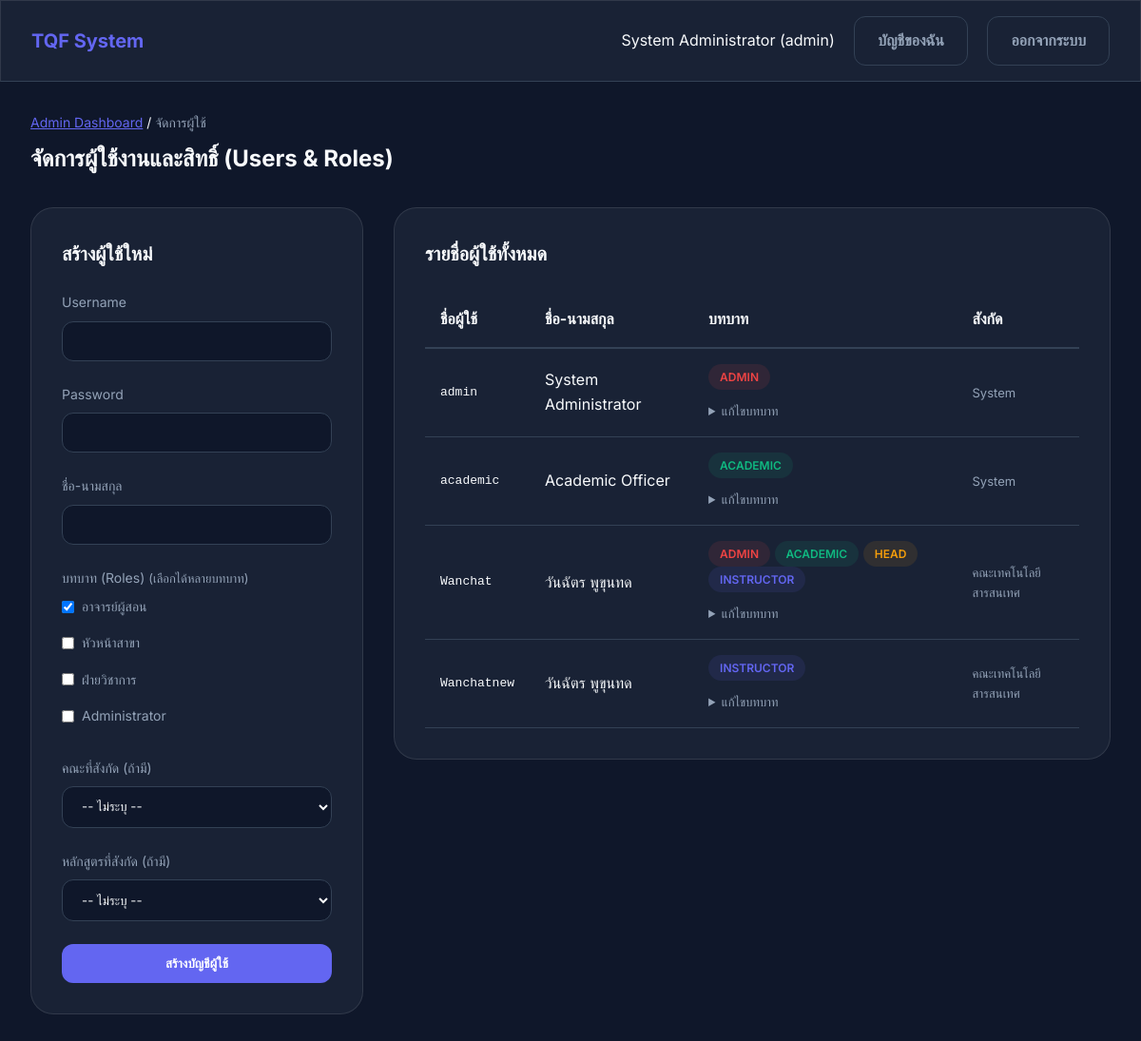
The app's page /admin/users (signed in) with its own data.
### models.py (models this page shows, shortened)
class User(UserMixin, db.Model):
    id = db.Column(db.Integer, primary_key=True)
    username = db.Column(db.String(64), unique=True, nullable=False)
    password_hash = db.Column(db.String(256), nullable=False)
    role = db.Column(db.String(20), nullable=False)  # instructor, head, academic, admin
    full_name = db.Column(db.String(128), nullable=False)
    faculty_id = db.Column(db.Integer, db.ForeignKey('faculty.id'))
    program_id = db.Column(db.Integer, db.ForeignKey('program.id'))
    sections = db.relationship('Section', backref='instructor', lazy=True)
    user_roles = db.relationship('UserRole', backref='user', lazy=True, cascade='all, delete-orphan')
    def role_names(self):
        roles = set()
        if self.role:
            roles.add(self.role)
        for r in self.user_roles or []:
            if r.role:
                roles.add(r.role)
        order = {'admin': 0, 'academic': 1, 'head': 2, 'instructor': 3}
        return sorted(roles, key=lambda x: order.get(x, 99))
    def has_role(self, role_name: str) -> bool:
        return role_name in set(self.role_names())
    def has_any_role(self, role_names) -> bool:
        user_roles = set(self.role_names())
        return any(r in user_roles for r in role_names)

class UserRole(db.Model):
    id = db.Column(db.Integer, primary_key=True)
    user_id = db.Column(db.Integer, db.ForeignKey('user.id'), nullable=False)
    role = db.Column(db.String(20), nullable=False)
    __table_args__ = (
        db.UniqueConstraint('user_id', 'role', name='uq_user_role'),
    )

class Faculty(db.Model):
    id = db.Column(db.Integer, primary_key=True)
    name = db.Column(db.String(128), unique=True, nullable=False)
    programs = db.relationship('Program', backref='faculty', lazy=True)
    users = db.relationship('User', backref='faculty', lazy=True)

### app.py (the view, shortened to what this page needs)
@app.route('/admin/users', methods=['GET', 'POST'])
@login_required
@roles_required('admin')
def manage_users():
    from werkzeug.security import generate_password_hash
    users = User.query.all()
    faculties = Faculty.query.all()
    programs = Program.query.all()
    return render_template('admin/users.html', users=users, faculties=faculties, programs=programs)

### app.py (called while the page is built, shortened)
def get_active_role():
    if not current_user.is_authenticated:
        return None
    available = current_user.role_names()
    chosen = session.get('active_role')
    if chosen in available:
        return chosen

def _ensure_schema_created():
    if app.config.get('_SCHEMA_READY'):
        return

@app.before_request
def _auto_create_schema_once():
    _ensure_schema_created()

def roles_required(*roles):
    def decorator(f):
        @wraps(f)
        def decorated_function(*args, **kwargs):
            if not current_user.is_authenticated or not current_user.has_any_role(roles):
                flash('คุณไม่มีสิทธิ์เข้าถึงหน้านี้', 'danger')
                return redirect(url_for('dashboard'))
            return f(*args, **kwargs)
        return decorated_function
    return decorator

@app.context_processor
def _inject_roles_context():
    if not current_user.is_authenticated:
        return {}
    return {
        'active_role': get_active_role(),
        'available_roles': current_user.role_names(),
    }

@login_manager.user_loader
def load_user(user_id):
    return User.query.get(int(user_id))

### templates/admin/users.html (shortened to what this page needs)
{% extends "base.html" %}
{% block content %}
<div style="display: flex; justify-content: space-between; align-items: center; margin-bottom: 2rem;">
    <div>
        <nav style="font-size: 0.875rem; margin-bottom: 0.5rem;">
            <a href="{{ url_for('admin_dashboard') }}" style="color: var(--primary-color);">Admin Dashboard</a> /
            <span style="color: var(--text-muted);">จัดการผู้ใช้</span>
        </nav>
        <h2>จัดการผู้ใช้งานและสิทธิ์ (Users & Roles)</h2>
    </div>
</div>
<div style="display: grid; grid-template-columns: 350px 1fr; gap: 2rem; align-items: start;">
    <div class="glass" style="padding: 2rem; border-radius: 1.5rem;">
        <h3 style="margin-bottom: 1.5rem; font-size: 1.25rem;">สร้างผู้ใช้ใหม่</h3>
        <form method="POST">
            <div class="form-group">
                <label>Username</label>
                <input type="text" name="username" class="form-control" required>
            </div>
            <div class="form-group">
                <label>Password</label>
                <input type="password" name="password" class="form-control" required>
            </div>
            <div class="form-group">
                <label>ชื่อ-นามสกุล</label>
                <input type="text" name="full_name" class="form-control" required>
            </div>
            <div class="form-group">
                <label>บทบาท (Roles) <span style="color: var(--text-muted); font-size: 0.8125rem;">(เลือกได้หลายบทบาท)</span></label>
                <div style="display: grid; gap: 0.5rem; margin-top: 0.5rem;">
                    <label style="display:flex; align-items:center; gap:0.5rem;">
                        <input type="checkbox" name="roles" value="instructor" checked>
                        อาจารย์ผู้สอน
                    </label>
                    <label style="display:flex; align-items:center; gap:0.5rem;">
                        <input type="checkbox" name="roles" value="head">
                        หัวหน้าสาขา
                    </label>
                    <label style="display:flex; align-items:center; gap:0.5rem;">
                        <input type="checkbox" name="roles" value="academic">
                        ฝ่ายวิชาการ
                    </label>
                    <label style="display:flex; align-items:center; gap:0.5rem;">
                        <input type="checkbox" name="roles" value="admin">
                        Administrator
                    </label>
                </div>
            </div>
            <div class="form-group">
                <label>คณะที่สังกัด (ถ้ามี)</label>
                <select name="faculty_id" class="form-control">
                    <option value="">-- ไม่ระบุ --</option>
                </select>
            </div>
            <div class="form-group">
                <label>หลักสูตรที่สังกัด (ถ้ามี)</label>
                <select name="program_id" class="form-control">
                    <option value="">-- ไม่ระบุ --</option>
                </select>
            </div>
            <button type="submit" class="btn btn-primary" style="width: 100%;">สร้างบัญชีผู้ใช้</button>
        </form>
    </div>
    <div class="glass" style="padding: 2rem; border-radius: 1.5rem;">
        <h3 style="margin-bottom: 1.5rem; font-size: 1.25rem;">รายชื่อผู้ใช้ทั้งหมด</h3>
        <div style="overflow-x: auto;">
            <table style="width: 100%; border-collapse: collapse;">
                <thead>
                    <tr style="text-align: left; border-bottom: 2px solid var(--border-color);">
                        <th style="padding: 1rem;">ชื่อผู้ใช้</th>
                        <th style="padding: 1rem;">ชื่อ-นามสกุล</th>
                        <th style="padding: 1rem;">บทบาท</th>
                        <th style="padding: 1rem;">สังกัด</th>
                    </tr>
                </thead>
                <tbody>
                    {% for user in users %}
                    <tr style="border-bottom: 1px solid var(--border-color);">
                        <td style="padding: 1rem; font-family: monospace;">{{ user.username }}</td>
                        <td style="padding: 1rem;">{{ user.full_name }}</td>
                        <td style="padding: 1rem;">
                            {% for r in user.role_names() %}
                            <span class="status-badge" style="
                                {% if r == 'admin' %}background: rgba(239, 68, 68, 0.1); color: var(--accent-danger);
                                {% elif r == 'head' %}background: rgba(245, 158, 11, 0.1); color: #f59e0b;
                                {% elif r == 'academic' %}background: rgba(16, 185, 129, 0.1); color: var(--accent-success);
                                {% else %}background: rgba(99, 102, 241, 0.1); color: var(--primary-color);{% endif %}
                            ">{{ r|upper }}</span>
                            {% endfor %}
                            <details style="margin-top: 0.75rem;">
                                <summary style="cursor: pointer; color: var(--text-muted); font-size: 0.8125rem;">แก้ไขบทบาท</summary>
                            </details>
                        </td>
                        <td style="padding: 1rem; font-size: 0.8125rem; color: var(--text-muted);">
                            {{ user.program.name if user.program else user.faculty.name if user.faculty else 'System' }}
                        </td>
                    </tr>
                    {% endfor %}
                </tbody>
            </table>
        </div>
    </div>
</div>
{% endblock %}

### templates/base.html (shortened to what this page needs)
<!DOCTYPE html>
<html lang="th">
<head>
    <link rel="stylesheet" href="{{ url_for('static', filename='css/style.css') }}">
</head>
<body>
    {% if current_user.is_authenticated %}
    <nav class="navbar glass">
        <div class="nav-brand">TQF System</div>
        <div class="nav-user">
            <span>{{ current_user.full_name }} ({{ active_role or current_user.role }})</span>
            <a href="{{ url_for('account') }}" class="btn btn-secondary" style="margin-left: 1rem; color: var(--text-muted);">บัญชีของฉัน</a>
            <a href="{{ url_for('logout') }}" class="btn btn-secondary" style="margin-left: 1rem; color: var(--text-muted);">ออกจากระบบ</a>
        </div>
    </nav>
    {% endif %}
    <div class="container">
        {% block content %}{% endblock %}
    </div>
</body>
</html>

### static/css/style.css (style rules this page uses)
:root { --primary-color: #6366f1; --primary-hover: #4f46e5; --bg-dark: #0f172a; --bg-card: #1e293b; --text-main: #f8fafc; --text-muted: #94a3b8; --border-color: #334155; --accent-success: #10b981; --accent-warning: #f59e0b; --accent-danger: #ef4444; }
* { margin: 0; padding: 0; box-sizing: border-box; font-family: 'Inter', 'Sarabun', sans-serif; }
body { background-color: var(--bg-dark); color: var(--text-main); line-height: 1.6; }
.glass { background: rgba(30, 41, 59, 0.7); backdrop-filter: blur(12px); border: 1px solid rgba(255, 255, 255, 0.1); }
.container { max-width: 1200px; margin: 0 auto; padding: 2rem; }
.form-group { margin-bottom: 1.5rem; }
.form-group label { display: block; margin-bottom: 0.5rem; color: var(--text-muted); font-size: 0.875rem; }
.form-control { width: 100%; padding: 0.75rem 1rem; background-color: #0f172a; border: 1px solid var(--border-color); border-radius: 0.75rem; color: var(--text-main); transition: all 0.3s ease; }
.btn { display: inline-block; padding: 0.75rem 1.5rem; border-radius: 0.75rem; font-weight: 600; text-align: center; cursor: pointer; transition: all 0.3s ease; border: none; text-decoration: none; }
.btn-primary { background-color: var(--primary-color); color: white; width: 100%; }
.navbar { display: flex; justify-content: space-between; align-items: center; padding: 1rem 2rem; border-bottom: 1px solid var(--border-color); }
.nav-brand { font-size: 1.25rem; font-weight: 700; color: var(--primary-color); }
.status-badge { display: inline-block; padding: 0.25rem 0.75rem; border-radius: 9999px; font-size: 0.75rem; font-weight: 600; text-transform: uppercase; }
.btn-secondary { background: transparent; color: var(--text-muted); border: 1px solid var(--border-color); }

### records on screen
User: full_name "System Administrator", username "admin", role "ADMIN", program "System"
User: username "academic", full_name "Academic Officer", role "ACADEMIC", program "System"
User: username "Wanchat", full_name "วันฉัตร พูขุนทด", role "ADMIN", program "คณะเทคโนโลยีสารสนเทศ"
UserRole: role "ACADEMIC"
UserRole: role "HEAD"
UserRole: role "INSTRUCTOR"
User: username "Wanchatnew", full_name "วันฉัตร พูขุนทด", role "INSTRUCTOR", program "คณะเทคโนโลยีสารสนเทศ"

### other values on screen
{{ active_role or current_user.role }} "admin"
